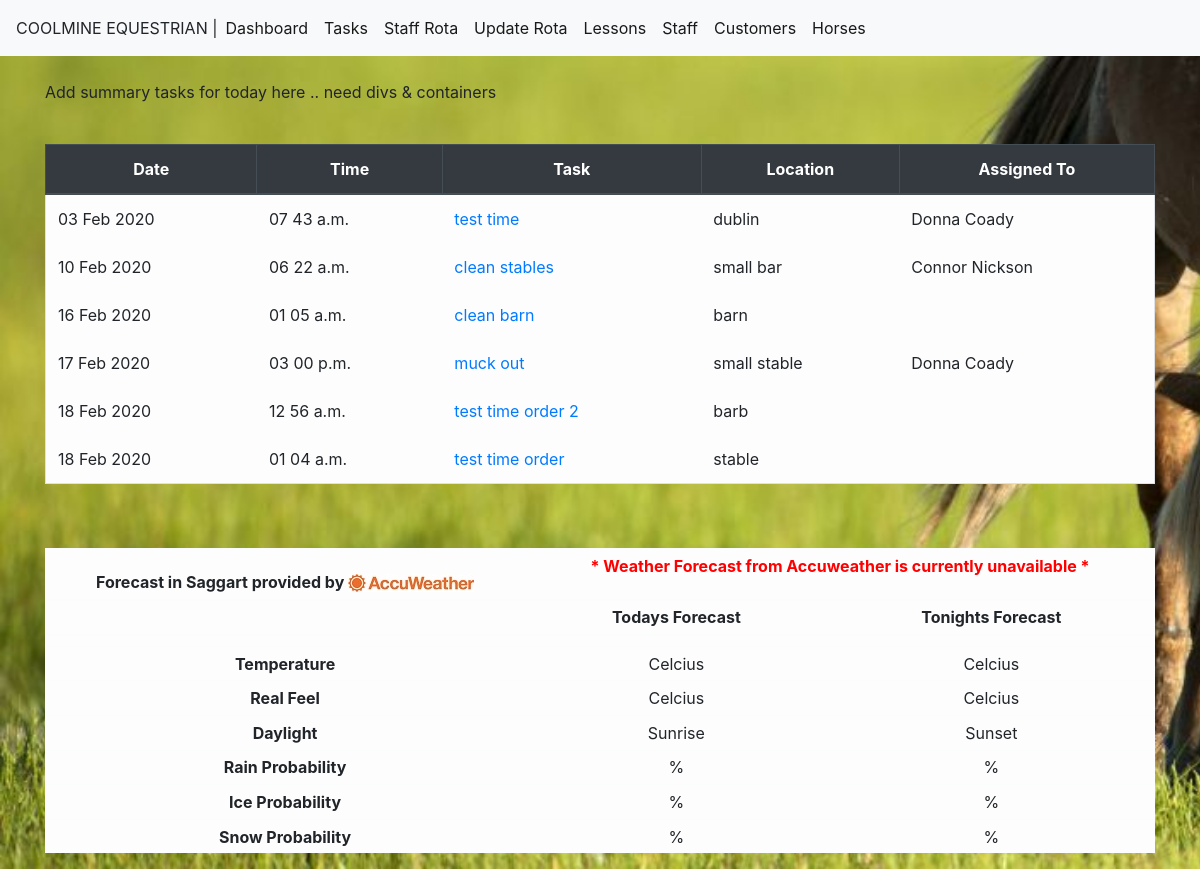
The app's page /, older data.
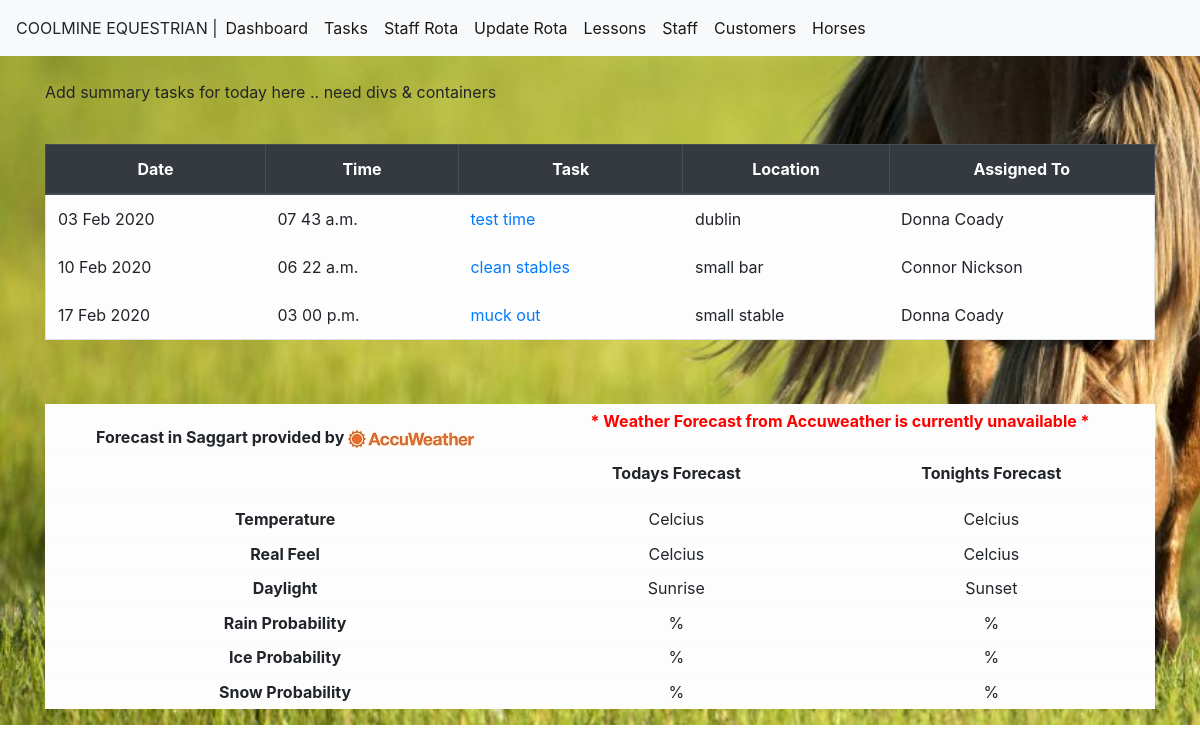
The same page, newer data.
### module_task/models.py (models this page shows, shortened)
class TaskList(models.Model):
    taskdate=models.DateField(auto_now_add=False, auto_now=False)
    tasktime=models.TimeField(auto_now_add=False, auto_now=False,blank=True,null=True)
    taskdesc = models.CharField(max_length=200)
    location= models.CharField(max_length=50)
    assingees= models.ForeignKey(StaffList,blank=True,null=True, on_delete=models.CASCADE,limit_choices_to={'termindate': None},)
    completed = models.BooleanField(default=False)
    comments=models.CharField(max_length=100,blank=True)

class StaffList(models.Model):
    staffname= models.CharField(max_length=50)
    staffdob=models.DateField(blank=True, null=True)
    staffaddress= models.CharField(max_length=200,blank=True, null=True)
    staffemail= models.EmailField(blank=True, null=True)
    staffphone=models.CharField(max_length=30,blank=True, null=True)
    staffcontract = models.CharField(null=True,max_length=20)
    startdate=models.DateField(blank=True, null=True)
    termindate =models.DateField(blank=True, null=True)
    staffqual =models.CharField(max_length=250, blank=True,null=True)

### module_task/views.py (the view)
# urls.py: path('',views.index, name='index'),
def index(request):
    import json
    import requests
    now = timezone.now()
    current_tasks = TaskList.objects.filter(taskdate__lte=now).order_by('taskdate','tasktime')
    try:
        api = json.loads(api_request.content)
    except Exception as e:
        api = "Weather API Error"
    return render(request,'index.html',{'current_tasks': current_tasks,'api':api})

### module_task/templates/index.html (shortened to what this page needs)
{%extends 'base.html'%}
{% block content %}
<p> Add summary tasks for today here .. need divs & containers </p>
  <table class="table table-bordered">
    <thead class="thead-dark">
      <tr>
        <th scope="col">Date</th>
        <th scope="col">Time</th>
        <th scope="col">Task</th>
        <th scope="col">Location</th>
        <th scope="col">Assigned To</th>
      </tr>
    </thead>
  {% if current_tasks %}
    <tbody>
      {% for tasks in current_tasks %}
        {% if tasks.completed %}
          <tr class="table table-secondary table-borderless">
          </tr>
        {% else %}
            <tr class="table table-borderless table-light" border-color>
              <td> {{tasks.taskdate|date:"d M Y"}} </td>
              <td> {{tasks.tasktime|time:"h i a"}} </td>
              <td> <a href="{% url 'edittask' tasks.id %}">{{tasks.taskdesc}}</a> </td>
              <td> {{tasks.location}} </td>
              <td> {{tasks.assingees.staffname}} </td>
            </tr>
        {% endif %}
      {% endfor %}
    </tbody>
  </table>
  {% endif %}
{% if api %}
<table class="table table-sm table-light ">
  <thead>
      <tr>
      <th scope="col" colspan="1">Forecast in Saggart provided by <img src="../static/images/AccuLogo_Sml.jpg" alt="Accuweather" ></th>
      <th scope="col" colspan="2">
      {% if api.Headline.Text %}
        <p>{{ api.Headline.Text }} </p>
      {% elif api.Code == "ServiceUnavailable" %}
        <p><font color="red"> Accuweather Service is Unvailable: </p>
        {{ api.Message }}</font> </p>
      {% elif api == "Weather API Error" %}
        <p><font color="red">* Weather Forecast from Accuweather is currently unavailable *</font></p>
      {% else %}
        <p><font color="red">* Weather Forecast from Accuweather is currently unavailable *</font></p>
      {% endif %}
      </th>
  </thead>
  <thead>
      <tr>
      <th scope="col" colspan="1"></th>
      <th scope="col" colspan="1">Todays Forecast</th>
      <th scope="col" colspan="1">Tonights Forecast</th>
  </thead>
  <tbody>
  <tr style="text-align:center">
      <th scope="row"></th>
      <td> {{ api.DailyForecasts.0.Day.LongPhrase }} </td>
      <td> {{ api.DailyForecasts.0.Night.LongPhrase }} </td>
    </tr>
    <tr style="text-align:center">
      <th scope="row">Temperature</th>
      <td> {{ api.DailyForecasts.0.Temperature.Maximum.Value }} Celcius</td>
      <td> {{ api.DailyForecasts.0.Temperature.Minimum.Value }} Celcius</td>
    </tr>
    <tr style="text-align:center">
      <th scope="row">Real Feel</th>
      <td> {{ api.DailyForecasts.0.RealFeelTemperature.Maximum.Value }} Celcius</td>
      <td> {{ api.DailyForecasts.0.RealFeelTemperature.Minimum.Value }} Celcius</td>
    </tr>
    <tr style="text-align:center">
      <th scope="row">Daylight</th>
      <td> {{ api.DailyForecasts.0.Sun.Rise }} Sunrise </td>
      <td> {{ api.DailyForecasts.0.Sun.Set }} Sunset</td>
    </tr>
       <tr style="text-align:center">
      <th scope="row">Rain Probability</th>
      <td> {{ api.DailyForecasts.0.Day.RainProbability }} % </td>
      <td> {{ api.DailyForecasts.0.Night.RainProbability }} % </td>
    </tr>
        <tr style="text-align:center">
      <th scope="row">Ice Probability</th>
      <td> {{ api.DailyForecasts.0.Day.IceProbability }} % </td>
      <td> {{ api.DailyForecasts.0.Night.IceProbability }} % </td>
    </tr>
        <tr style="text-align:center">
      <th scope="row">Snow Probability</th>
      <td> {{ api.DailyForecasts.0.Day.SnowProbability }} % </td>
      <td> {{ api.DailyForecasts.0.Night.SnowProbability }} % </td>
    </tr>
  </tbody>
</table>
{% endif %}
{% endblock %}

### module_task/templates/base.html (shortened to what this page needs)
{% load static %}
<!doctype html>
<html lang="en">
  <head>
    <link rel="stylesheet" href="https://stackpath.bootstrapcdn.com/bootstrap/4.3.1/css/bootstrap.min.css">
    <link rel="stylesheet" href="{% static 'css/style.css' %}">
    <link rel="stylesheet" href="{% static 'js/jquery-ui-1.12.1/jquery-ui.min.css' %}">
    <link rel="stylesheet" href="{% static 'js/jquery-ui-1.12.1/jquery-ui.structure.min.css' %}">
    <link rel="stylesheet" href="{% static 'js/jquery-ui-1.12.1/jquery-ui.theme.min.css' %}">  <link rel="stylesheet" href="//code.jquery.com/ui/1.12.1/themes/base/jquery-ui.css">
  <body>
        <nav class="navbar navbar-expand-lg navbar-light bg-light >
          <a class="navbar-brand" >COOLMINE EQUESTRIAN        |  </a>
                <div class="collapse navbar-collapse" id="navbarSupportedContent">
                  <ul class="navbar-nav mr-auto">
                    <li class="nav-item active">
                      <a class="nav-link" href="/">Dashboard <span class="sr-only">(current)</span></a>
                    </li>
                    <li class="nav-item active">
                      <a class="nav-link" href="{% url 'task' %}">Tasks</a>
                      <li class="nav-item active">
                      <a class="nav-link" href="{% url 'rotaview' %}">Staff Rota</a>
                    </li>
                     </li>
                      <li class="nav-item active">
                      <a class="nav-link" href="{% url 'rota' %}">Update Rota</a>
                    </li>
                      <li class="nav-item active">
                      <a class="nav-link" href="{% url 'lessons' %}">Lessons</a>
                    </li>
                      <li class="nav-item active">
                      <a class="nav-link" href="{% url 'staff' %}">Staff</a>
                    </li>
                    <li class="nav-item active">
                      <a class="nav-link" href="{% url 'people' %}">Customers</a>
                    </li>
                    <li class="nav-item active">
                      <a class="nav-link" href="{% url 'horses' %}">Horses</a>
                    </li>
                  </ul>
                </div>
              </nav>
    <div class="container">
    {% block content %}
    {% endblock %}
    </div>

### static/css/style.css (style rules this page uses)
th { text-align: center; }
body { background-image: url( '../images/grasshorse.jpg' ); background-repeat: no-repeat; background-size: cover }

Row changes from the older to the newer data that the page shows:
removed TaskList: taskdate "16 Feb 2020", tasktime "01 05 a.m.", taskdesc "clean barn", location "barn"
removed TaskList: taskdate "18 Feb 2020", tasktime "12 56 a.m.", taskdesc "test time order 2", location "barb"
removed TaskList: taskdate "18 Feb 2020", tasktime "01 04 a.m.", taskdesc "test time order", location "stable"
